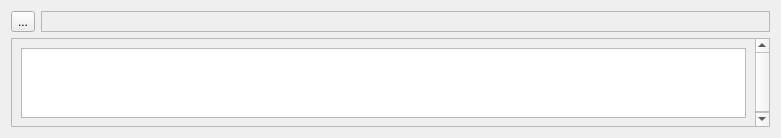
<?xml version="1.0" encoding="UTF-8"?>
<ui version="4.0">
 <class>LoggerWidget</class>
 <widget class="QWidget" name="LoggerWidget">
  <property name="geometry">
   <rect>
    <x>0</x>
    <y>0</y>
    <width>781</width>
    <height>138</height>
   </rect>
  </property>
  <property name="windowTitle">
   <string>Form</string>
  </property>
  <layout class="QGridLayout" name="gridLayout">
   <item row="0" column="0">
    <widget class="QToolButton" name="toggleButton">
     <property name="text">
      <string>...</string>
     </property>
    </widget>
   </item>
   <item row="0" column="1">
    <widget class="QFrame" name="headerLine">
     <property name="frameShape">
      <enum>QFrame::StyledPanel</enum>
     </property>
     <property name="frameShadow">
      <enum>QFrame::Raised</enum>
     </property>
    </widget>
   </item>
   <item row="1" column="0" colspan="2">
    <widget class="QScrollArea" name="contentArea">
     <property name="widgetResizable">
      <bool>true</bool>
     </property>
     <widget class="QWidget" name="scrollAreaWidgetContents">
      <property name="geometry">
       <rect>
        <x>0</x>
        <y>0</y>
        <width>743</width>
        <height>101</height>
       </rect>
      </property>
      <layout class="QHBoxLayout" name="horizontalLayout">
       <item>
        <widget class="QTextEdit" name="textEdit">
         <property name="readOnly">
          <bool>true</bool>
         </property>
        </widget>
       </item>
      </layout>
     </widget>
    </widget>
   </item>
  </layout>
 </widget>
 <resources/>
 <connections/>
</ui>
